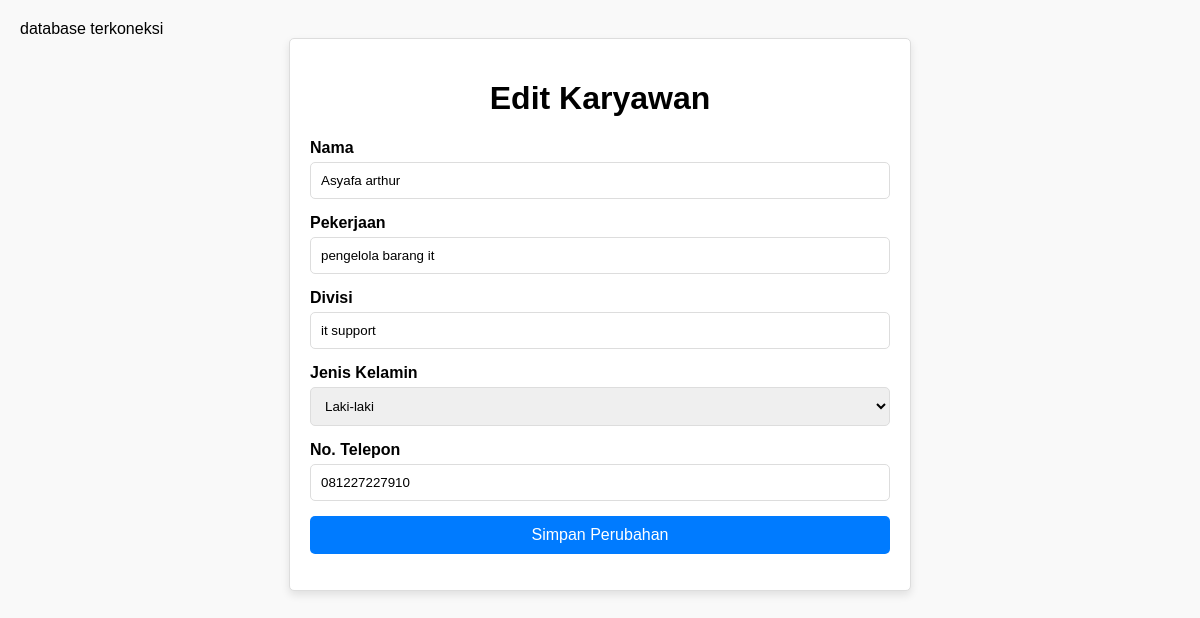
The page /edit_karyawan.php?id=1 (signed in) on the database its author committed.
### tables this page shows
CREATE TABLE `karyawan` (
  `id_karyawan` int(11) NOT NULL,
  `nama` varchar(255) NOT NULL,
  `pekerjaan` varchar(100) NOT NULL,
  `divisi` varchar(50) NOT NULL,
  `jenis_kelamin` enum('L','P') NOT NULL,
  `no_telp` varchar(15) NOT NULL
);

### edit_karyawan.php (the view, shortened to what this page needs)
<?php
include 'config.php';
if (isset($_GET['id'])) {
    $id_karyawan = $_GET['id'];
    $sql = "SELECT * FROM karyawan WHERE id_karyawan = $id_karyawan";
    $result = $conn->query($sql);
    if ($result->num_rows > 0) {
        $karyawan = $result->fetch_assoc();
    } else {
        echo "<script>alert('Karyawan tidak ditemukan!');</script>";
        echo "<script>window.location='list_karyawan.php';</script>";
        exit();
    }
} else {
    echo "<script>alert('ID karyawan tidak ditemukan!');</script>";
    echo "<script>window.location='list_karyawan.php';</script>";
    exit();
}
?>
<!DOCTYPE html>
<html lang="en">
<head>
    <link rel="stylesheet" href="css/edit_karyawan.css">
</head>
<body>
    <div class="form-container">
        <h1>Edit Karyawan</h1>
        <form method="POST" action="">
            <div class="form-group">
                <label for="nama">Nama</label>
                <input type="text" id="nama" name="nama" value="<?php echo $karyawan['nama']; ?>" required>
            </div>
            <div class="form-group">
                <label for="pekerjaan">Pekerjaan</label>
                <input type="text" id="pekerjaan" name="pekerjaan" value="<?php echo $karyawan['pekerjaan']; ?>" required>
            </div>
            <div class="form-group">
                <label for="divisi">Divisi</label>
                <input type="text" id="divisi" name="divisi" value="<?php echo $karyawan['divisi']; ?>" required>
            </div>
            <div class="form-group">
                <label for="jenis_kelamin">Jenis Kelamin</label>
                <select id="jenis_kelamin" name="jenis_kelamin" required>
                    <option value="L" <?php if ($karyawan['jenis_kelamin'] === 'L') echo 'selected'; ?>>Laki-laki</option>
                </select>
            </div>
            <div class="form-group">
                <label for="no_telp">No. Telepon</label>
                <input type="text" id="no_telp" name="no_telp" value="<?php echo $karyawan['no_telp']; ?>" required>
            </div>
            <button type="submit">Simpan Perubahan</button>
        </form>
    </div>
</body>
</html>

### css/edit_karyawan.css (style rules this page uses)
body { font-family: Arial, sans-serif; margin: 20px; background-color: #f9f9f9; }
.form-container { width: 50%; margin: 0 auto; padding: 20px; background-color: #ffffff; border: 1px solid #ddd; border-radius: 5px; box-shadow: 0 4px 8px rgba(0, 0, 0, 0.1); }
h1 { text-align: center; }
.form-group { margin-bottom: 15px; }
label { display: block; font-weight: bold; margin-bottom: 5px; }
input, select { width: 100%; padding: 10px; border: 1px solid #ddd; border-radius: 5px; }
button { width: 100%; padding: 10px; background-color: #007bff; color: white; border: none; border-radius: 5px; cursor: pointer; font-size: 16px; }

### rows shown on the page
karyawan: nama "Asyafa arthur", pekerjaan "pengelola barang it", divisi "it support", jenis_kelamin "Laki-laki", no_telp "081227227910"
